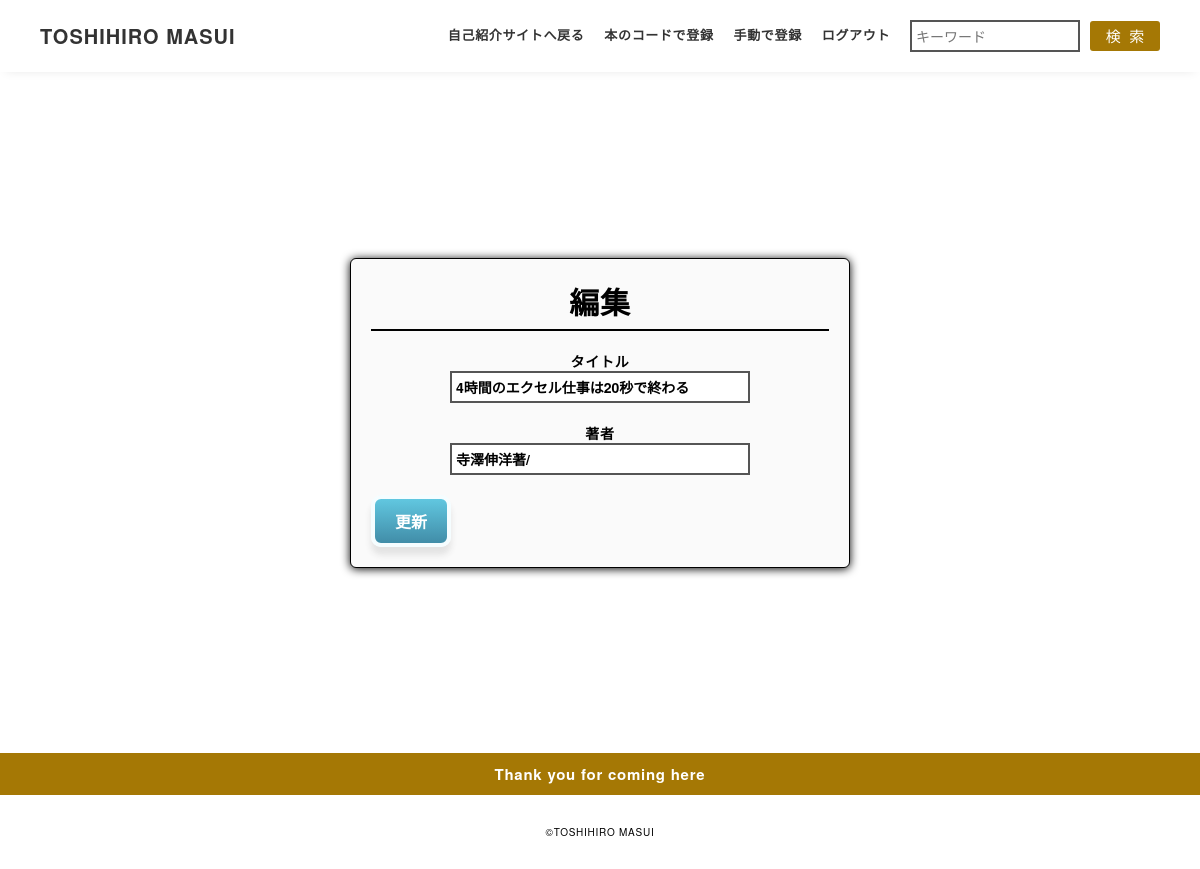
Page /8/update on the earlier database version.
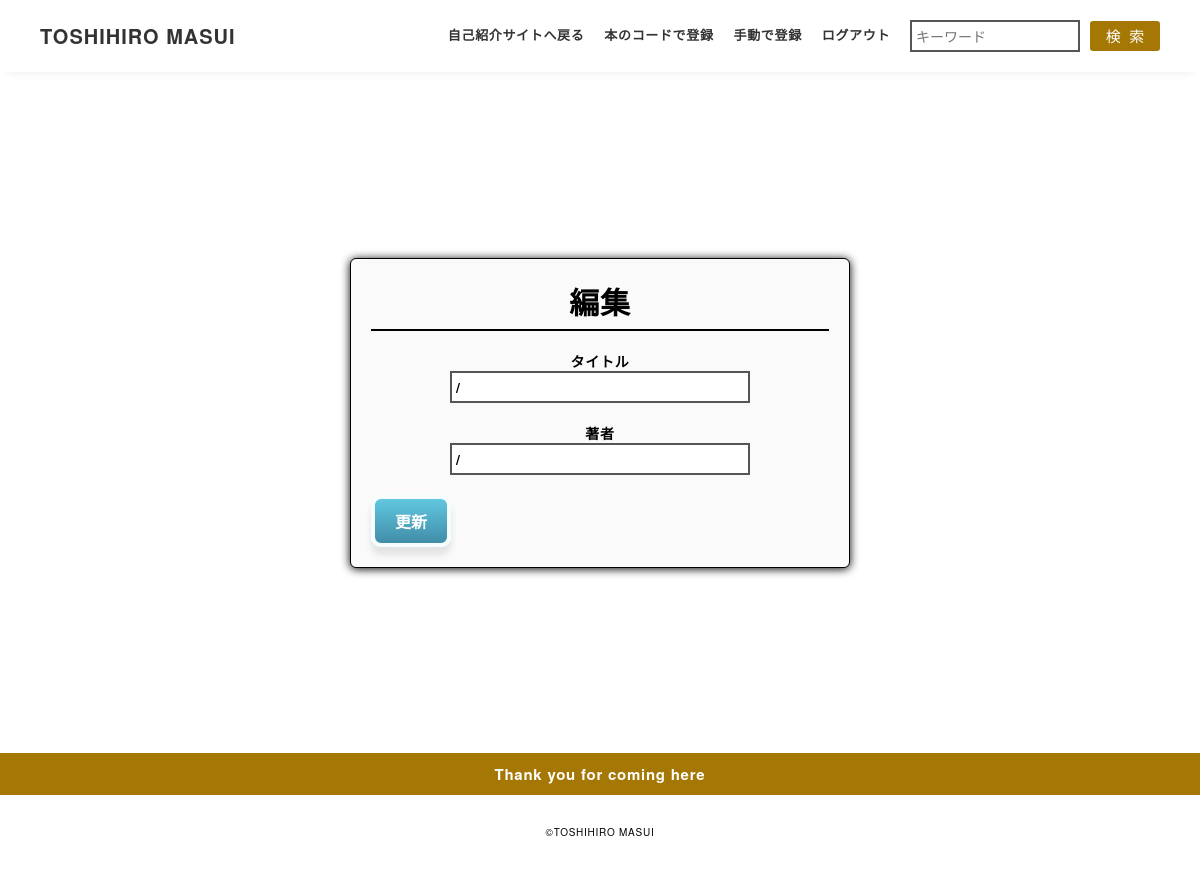
Same page on the later database version.
### app.py (models this page shows)
class Book(db.Model): #Bookテーブル作成
    id = db.Column(db.Integer, primary_key=True)
    isbn = db.Column(db.BIGINT, )
    asin = db.Column(db.BIGINT, )
    title = db.Column(db.String(50), )
    creator = db.Column(db.String(15))

### app.py (the view)
@app.route("/<int:id>/update",methods=['GET','POST'])
def update(id):
    book = Book.query.get(id)
    if request.method == "GET":
        return render_template('update.html',book=book)
    else:
        book.title = request.form.get('title')
        book.creator = request.form.get('creator')
        db.session.commit()
        return redirect('/index')

### templates/update.html
{% extends "base.html" %}
{% block content%}
<main class="content">
    <div class="mv">
        <div id="form">
            <p class="form-title">編集</p>
            <form method="POST">
				<p>タイトル</p>
				<p class="username">
					<input type="text" name="title" required="" autofocus="" value={{book.title}}/>
				</p>
				<p>著者</p>
				<p class="pass">
					<input type="text" name="creator" required="" value={{book.creator}}/>
				</p>
				<p class="submit">
					<input type="submit" value="更新" />
				</p>
			</form>
        </div>
    </div>
</main>
{% endblock %}

Differences in the rows shown:
removed Book: creator "寺澤伸洋著/"
Other differences:
form field title: "4時間のエクセル仕事は20秒で終わる" → "/"
form field creator: (not shown) → "/"
